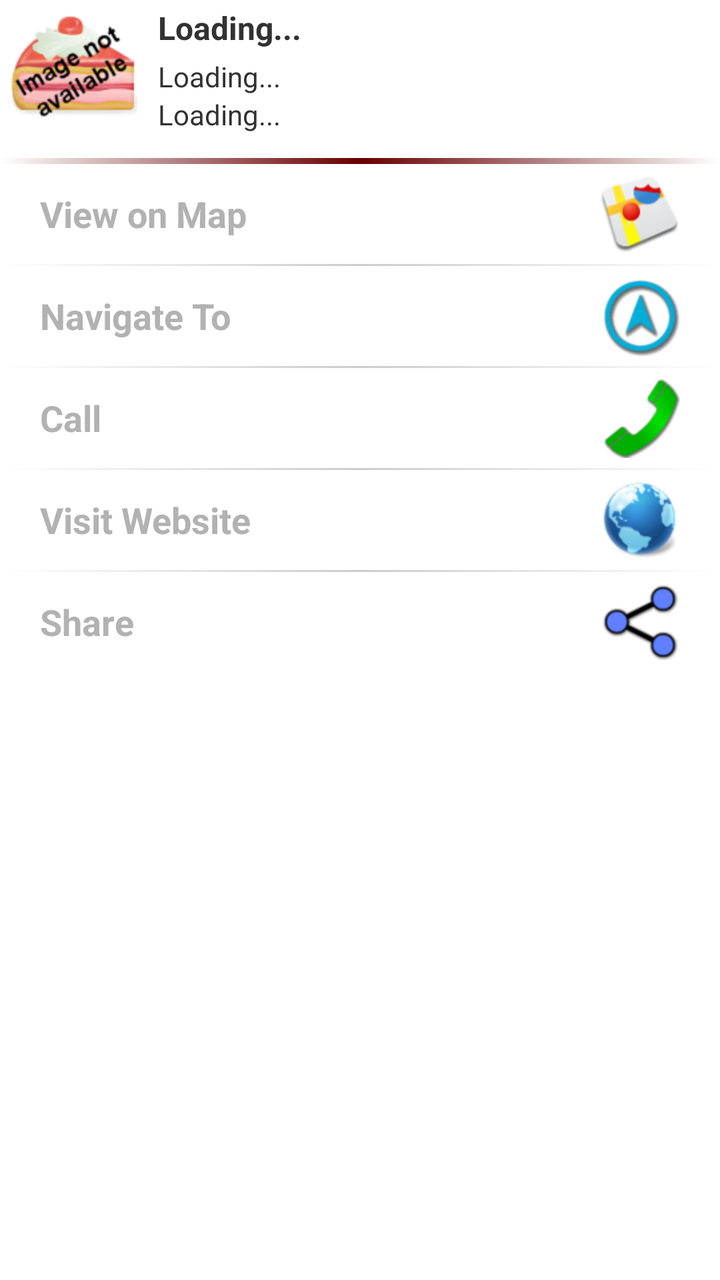
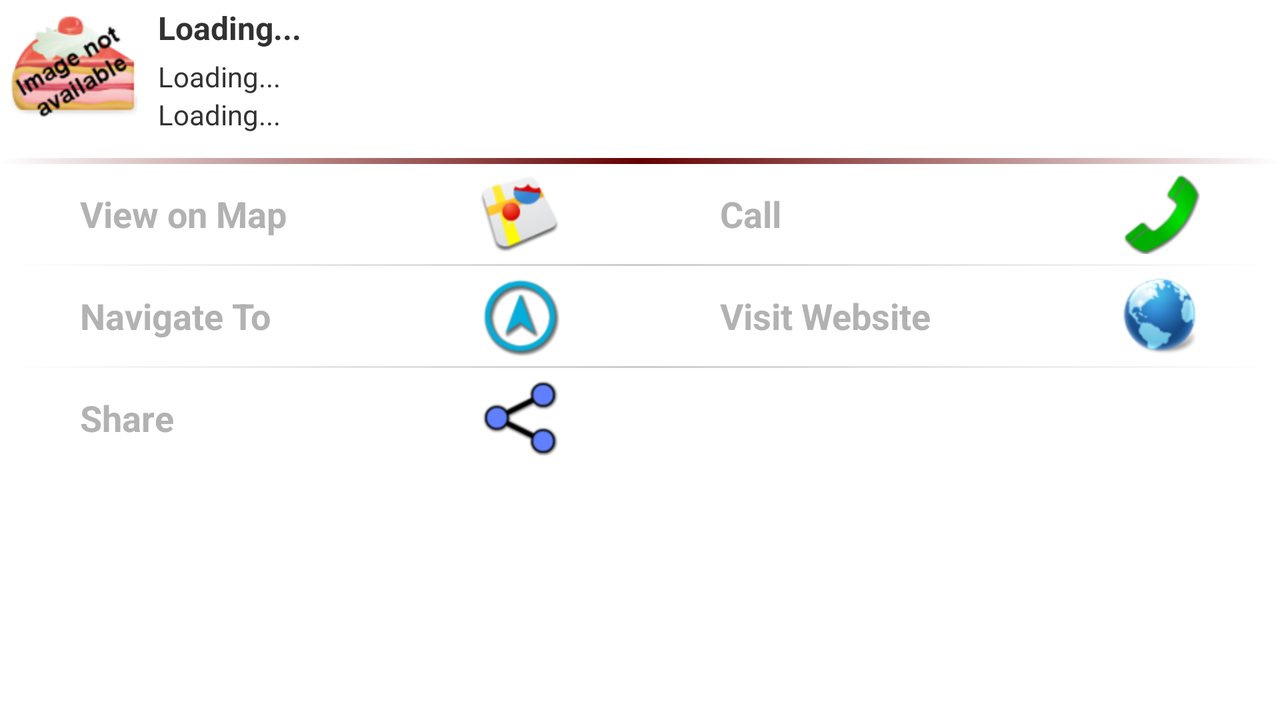

An Android layout and its configuration variant, each rendered on a device that would load it. The default file and the variant file are quoted in full after the pictures.
<!-- AndroidManifest.xml: application theme Theme.app -->
<!-- res/layout/place_detail_fragment.xml -->
<?xml version="1.0" encoding="utf-8"?>
<ScrollView xmlns:android="http://schemas.android.com/apk/res/android"
    android:layout_width="fill_parent"
    android:layout_height="fill_parent" >

    <LinearLayout
        android:layout_width="fill_parent"
        android:layout_height="wrap_content"
        android:orientation="vertical" >

        <LinearLayout
            android:id="@+id/img_text_container"
            android:layout_width="fill_parent"
            android:layout_height="wrap_content"
            android:layout_marginBottom="5dp" >

            <ImageView
                android:id="@+id/image_place_thumbnail"
                android:layout_width="wrap_content"
                android:layout_height="wrap_content"
                android:contentDescription="@string/description_img_place_thumbnail"
                android:padding="5dp"
                android:src="@drawable/img_not_available" />

            <LinearLayout
                android:id="@+id/text_container"
                android:layout_width="fill_parent"
                android:layout_height="wrap_content"
                android:gravity="center_vertical"
                android:orientation="vertical"
                android:paddingLeft="5dp"
                android:paddingRight="5dp"
                android:paddingTop="3dp" >

                <TextView
                    android:id="@+id/text_name"
                    style="@style/PlaceName"
                    android:layout_width="wrap_content"
                    android:layout_height="wrap_content"
                    android:text="@string/loading" />

                <TextView
                    android:id="@+id/text_address"
                    style="@style/PlaceAddress"
                    android:layout_width="wrap_content"
                    android:layout_height="wrap_content"
                    android:text="@string/loading" />

                <TextView
                    android:id="@+id/text_phone"
                    style="@style/PlacePhone"
                    android:layout_width="wrap_content"
                    android:layout_height="wrap_content"
                    android:text="@string/loading" />
            </LinearLayout>
        </LinearLayout>

        <View style="@style/GradientSeparatorThick" />

        <Button
            android:id="@+id/btn_view_on_map"
            style="@style/PlaceDetailActionButton"
            android:contentDescription="@string/description_btn_view_on_map"
            android:drawableRight="@drawable/btn_map"
            android:text="@string/btn_view_on_map" />

        <View style="@style/GradientSeparatorThin" />

        <Button
            android:id="@+id/btn_navigate_to"
            style="@style/PlaceDetailActionButton"
            android:contentDescription="@string/description_btn_navigate"
            android:drawableRight="@drawable/btn_navigate"
            android:text="@string/btn_navigate_to" />

        <View style="@style/GradientSeparatorThin" />

        <Button
            android:id="@+id/btn_call_phone"
            style="@style/PlaceDetailActionButton"
            android:contentDescription="@string/description_btn_call"
            android:drawableRight="@drawable/btn_call"
            android:text="@string/btn_call_phone" />

        <View style="@style/GradientSeparatorThin" />

        <Button
            android:id="@+id/btn_visit_website"
            style="@style/PlaceDetailActionButton"
            android:contentDescription="@string/description_btn_website"
            android:drawableRight="@drawable/btn_website"
            android:text="@string/btn_visit_website" />

        <View style="@style/GradientSeparatorThin" />

        <Button
            android:id="@+id/btn_share"
            style="@style/PlaceDetailActionButton"
            android:contentDescription="@string/description_btn_share"
            android:drawableRight="@drawable/btn_share"
            android:text="@string/btn_share" />
    </LinearLayout>

</ScrollView>
<!-- resources referenced by this layout -->
<resources>
  <string name="btn_call_phone">Call</string>
  <string name="btn_navigate_to">Navigate To</string>
  <string name="btn_share">Share</string>
  <string name="btn_view_on_map">View on Map</string>
  <string name="btn_visit_website">Visit Website</string>
  <string name="description_btn_call">Call</string>
  <string name="description_btn_navigate">Navigate To</string>
  <string name="description_btn_share">Share</string>
  <string name="description_btn_view_on_map">View on Map</string>
  <string name="description_btn_website">Visit Website</string>
  <string name="description_img_place_thumbnail">Place Image</string>
  <string name="loading">Loading...</string>
  <style name="GradientSeparatorThick">
          <item name="android:background">@drawable/gradient_separator_red</item>
          <item name="android:layout_height">3dp</item>
          <item name="android:layout_width">fill_parent</item>
      </style>
  <style name="GradientSeparatorThin">
          <item name="android:background">@drawable/gradient_separator_gray</item>
          <item name="android:layout_height">1dp</item>
          <item name="android:layout_width">fill_parent</item>
      </style>
  <style name="PlaceAddress">
          <item name="android:textSize">@dimen/text_size_small</item>
          <item name="android:layout_height">wrap_content</item>
          <item name="android:layout_width">fill_parent</item>
      </style>
  <style name="PlaceName">
          <item name="android:textSize">@dimen/text_size_medium</item>
          <item name="android:textStyle">bold</item>
          <item name="android:paddingBottom">4dp</item>
          <item name="android:singleLine">true</item>
          <item name="android:ellipsize">end</item>
          <item name="android:layout_height">wrap_content</item>
          <item name="android:layout_width">fill_parent</item>
      </style>
  <style name="PlacePhone" parent="android:Widget.TextView">
          <item name="android:textSize">@dimen/text_size_small</item>
          <item name="android:autoLink">phone</item>
          <item name="android:singleLine">true</item>
          <item name="android:layout_height">wrap_content</item>
          <item name="android:layout_width">fill_parent</item>
      </style>
  <!-- from res/values-v11/ -->
  <style name="Theme.app" parent="android:style/Theme.Holo.Light">
          <item name="android:actionBarStyle">@style/ActionBar</item>
      </style>
  <!-- drawable gradient_separator_red (drawable) -->
  <?xml version="1.0" encoding="utf-8"?>
  <shape xmlns:android="http://schemas.android.com/apk/res/android" >
       <gradient
          android:angle="0"
          android:centerColor="@color/red102"
          android:endColor="@android:color/white"
          android:startColor="@android:color/white" />
  
  </shape>
  <!-- drawable gradient_separator_gray (drawable) -->
  <?xml version="1.0" encoding="utf-8"?>
  <shape xmlns:android="http://schemas.android.com/apk/res/android" >
  
      <gradient
          android:angle="0"
          android:centerColor="#cccccc"
          android:endColor="@android:color/white"
          android:startColor="@android:color/white" />
  
  </shape>
  <dimen name="text_size_small">14sp</dimen>
  <dimen name="place_detail_action_btn_padding_left_right">20dp</dimen>
  <dimen name="text_size_medium">16sp</dimen>
  <!-- from res/values-v11/ -->
  <style name="ActionBar" parent="android:style/Widget.Holo.Light.ActionBar">
          <item name="android:background">@color/actionbar_background</item>
          <item name="android:titleTextStyle">@style/ActionBarText</item>
      </style>
  <color name="red102">#FF660000</color>
  <!-- from res/values-v11/ -->
  <color name="actionbar_background">#ffbb0000</color>
  <!-- from res/values-v11/ -->
  <style name="ActionBarText" parent="android:style/TextAppearance.Holo.Widget.ActionBar.Title">
  
          <item name="android:textColor">@color/actionbar_text</item>
          <item name="android:textStyle">bold</item>
      </style>
  <color name="actionbar_text">#FFF8F8F8</color>
</resources>
<!-- res/layout-land/place_detail_fragment.xml (the author's variant of the layout above) -->
<!-- drawn on the phone turned sideways -->
<?xml version="1.0" encoding="utf-8"?>
<ScrollView xmlns:android="http://schemas.android.com/apk/res/android"
    android:layout_width="fill_parent"
    android:layout_height="fill_parent" >

    <LinearLayout
        android:layout_width="fill_parent"
        android:layout_height="wrap_content"
        android:orientation="vertical" >

        <LinearLayout
            android:id="@+id/img_text_container"
            android:layout_width="fill_parent"
            android:layout_height="wrap_content"
            android:layout_marginBottom="5dp" >

            <ImageView
                android:id="@+id/image_place_thumbnail"
                android:layout_width="wrap_content"
                android:layout_height="wrap_content"
                android:contentDescription="@string/description_img_place_thumbnail"
                android:padding="5dp"
                android:src="@drawable/img_not_available" />

            <LinearLayout
                android:id="@+id/text_container"
                android:layout_width="fill_parent"
                android:layout_height="wrap_content"
                android:gravity="center_vertical"
                android:orientation="vertical"
                android:paddingLeft="5dp"
                android:paddingRight="5dp"
                android:paddingTop="3dp" >

                <TextView
                    android:id="@+id/text_name"
                    style="@style/PlaceName"
                    android:layout_width="wrap_content"
                    android:layout_height="wrap_content"
                    android:text="@string/loading" />

                <TextView
                    android:id="@+id/text_address"
                    style="@style/PlaceAddress"
                    android:layout_width="wrap_content"
                    android:layout_height="wrap_content"
                    android:text="@string/loading" />

                <TextView
                    android:id="@+id/text_phone"
                    style="@style/PlacePhone"
                    android:layout_width="wrap_content"
                    android:layout_height="wrap_content"
                    android:text="@string/loading" />
            </LinearLayout>
        </LinearLayout>

        <View style="@style/GradientSeparatorThick" />

        <LinearLayout
            android:layout_width="fill_parent"
            android:layout_height="wrap_content" >

            <Button
                android:id="@+id/btn_view_on_map"
                style="@style/PlaceDetailActionButton"
                android:contentDescription="@string/description_btn_view_on_map"
                android:drawableRight="@drawable/btn_map"
                android:text="@string/btn_view_on_map" />

            <Button
                android:id="@+id/btn_call_phone"
                style="@style/PlaceDetailActionButton"
                android:contentDescription="@string/description_btn_call"
                android:drawableRight="@drawable/btn_call"
                android:text="@string/btn_call_phone" />
        </LinearLayout>

        <View style="@style/GradientSeparatorThin" />

        <LinearLayout
            android:id="@+id/linearLayout1"
            android:layout_width="match_parent"
            android:layout_height="wrap_content" >

            <Button
                android:id="@+id/btn_navigate_to"
                style="@style/PlaceDetailActionButton"
                android:contentDescription="@string/description_btn_navigate"
                android:drawableRight="@drawable/btn_navigate"
                android:text="@string/btn_navigate_to" />

            <Button
                android:id="@+id/btn_visit_website"
                style="@style/PlaceDetailActionButton"
                android:contentDescription="@string/description_btn_website"
                android:drawableRight="@drawable/btn_website"
                android:text="@string/btn_visit_website" />
        </LinearLayout>

        <View style="@style/GradientSeparatorThin" />

        <LinearLayout
            android:id="@+id/linearLayout2"
            android:layout_width="match_parent"
            android:layout_height="wrap_content" >

            <Button
                android:id="@+id/btn_share"
                style="@style/PlaceDetailActionButton"
                android:contentDescription="@string/description_btn_share"
                android:drawableRight="@drawable/btn_share"
                android:text="@string/btn_share" />

            <View
                android:id="@+id/view1"
                style="@style/PlaceDetailActionButton" />
        </LinearLayout>
    </LinearLayout>

</ScrollView>
<!-- resources referenced by the variant -->
<!-- as the phone turned sideways resolves them -->
<resources>
  <string name="btn_call_phone">Call</string>
  <string name="btn_navigate_to">Navigate To</string>
  <string name="btn_share">Share</string>
  <string name="btn_view_on_map">View on Map</string>
  <string name="btn_visit_website">Visit Website</string>
  <string name="description_btn_call">Call</string>
  <string name="description_btn_navigate">Navigate To</string>
  <string name="description_btn_share">Share</string>
  <string name="description_btn_view_on_map">View on Map</string>
  <string name="description_btn_website">Visit Website</string>
  <string name="description_img_place_thumbnail">Place Image</string>
  <string name="loading">Loading...</string>
  <style name="GradientSeparatorThick">
          <item name="android:background">@drawable/gradient_separator_red</item>
          <item name="android:layout_height">3dp</item>
          <item name="android:layout_width">fill_parent</item>
      </style>
  <style name="GradientSeparatorThin">
          <item name="android:background">@drawable/gradient_separator_gray</item>
          <item name="android:layout_height">1dp</item>
          <item name="android:layout_width">fill_parent</item>
      </style>
  <style name="PlaceAddress">
          <item name="android:textSize">@dimen/text_size_small</item>
          <item name="android:layout_height">wrap_content</item>
          <item name="android:layout_width">fill_parent</item>
      </style>
  <style name="PlaceName">
          <item name="android:textSize">@dimen/text_size_medium</item>
          <item name="android:textStyle">bold</item>
          <item name="android:paddingBottom">4dp</item>
          <item name="android:singleLine">true</item>
          <item name="android:ellipsize">end</item>
          <item name="android:layout_height">wrap_content</item>
          <item name="android:layout_width">fill_parent</item>
      </style>
  <style name="PlacePhone" parent="android:Widget.TextView">
          <item name="android:textSize">@dimen/text_size_small</item>
          <item name="android:autoLink">phone</item>
          <item name="android:singleLine">true</item>
          <item name="android:layout_height">wrap_content</item>
          <item name="android:layout_width">fill_parent</item>
      </style>
  <!-- from res/values-v11/ -->
  <style name="Theme.app" parent="android:style/Theme.Holo.Light">
          <item name="android:actionBarStyle">@style/ActionBar</item>
      </style>
  <!-- drawable gradient_separator_red (drawable) -->
  <?xml version="1.0" encoding="utf-8"?>
  <shape xmlns:android="http://schemas.android.com/apk/res/android" >
       <gradient
          android:angle="0"
          android:centerColor="@color/red102"
          android:endColor="@android:color/white"
          android:startColor="@android:color/white" />
  
  </shape>
  <!-- drawable gradient_separator_gray (drawable) -->
  <?xml version="1.0" encoding="utf-8"?>
  <shape xmlns:android="http://schemas.android.com/apk/res/android" >
  
      <gradient
          android:angle="0"
          android:centerColor="#cccccc"
          android:endColor="@android:color/white"
          android:startColor="@android:color/white" />
  
  </shape>
  <dimen name="text_size_small">14sp</dimen>
  <!-- from res/values-land/ -->
  <dimen name="place_detail_action_btn_padding_left_right">40dp</dimen>
  <dimen name="text_size_medium">16sp</dimen>
  <!-- from res/values-v11/ -->
  <style name="ActionBar" parent="android:style/Widget.Holo.Light.ActionBar">
          <item name="android:background">@color/actionbar_background</item>
          <item name="android:titleTextStyle">@style/ActionBarText</item>
      </style>
  <color name="red102">#FF660000</color>
  <!-- from res/values-v11/ -->
  <color name="actionbar_background">#ffbb0000</color>
  <!-- from res/values-v11/ -->
  <style name="ActionBarText" parent="android:style/TextAppearance.Holo.Widget.ActionBar.Title">
  
          <item name="android:textColor">@color/actionbar_text</item>
          <item name="android:textStyle">bold</item>
      </style>
  <color name="actionbar_text">#FFF8F8F8</color>
</resources>
